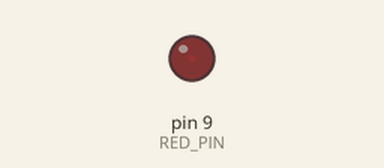
Simulated run of this sketch. Board: Arduino Uno, built with avr-gcc and run on an emulated ATmega328P. Parts: output pins drawn as LEDs (lit = HIGH). What the sketch prints to the serial monitor is not drawn.

Above: at 0.05 s.
At 4.0 s:
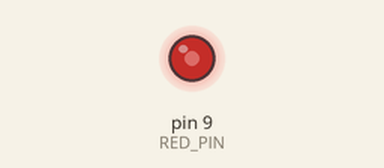
Timing chart, 0 to 5.2 s (numbered marks = the images above):
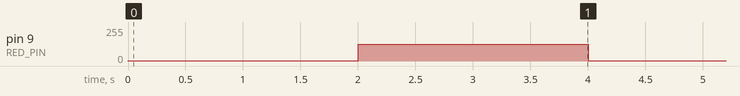

The sketch:

lesson_7.ino
```cpp
int RED_PIN = 9;
int BRIGHT = 255;
int MEDIUM = 125;
int QUARTER = 65;
int PERCENT_10 = 25;
int PERCENT_5 = 13;
int FIVE = 5;
int THREE = 3;
int ONE = 1;


void setup() {
  // put your setup code here, to run once:
  pinMode(RED_PIN, OUTPUT);
  // Start serial communication at 9600 baud
  Serial.begin(9600);
  Serial.println("Serial communication started.");
}

void loop() {
  analogWrite(RED_PIN, THREE);
  delay(2000);

  analogWrite(RED_PIN, MEDIUM);
  delay(2000);
}
```

Measured:
- by itself, pin 9 (RED_PIN): alternates 125/255 for 2.0 s and 3/255 for 2.0 s
